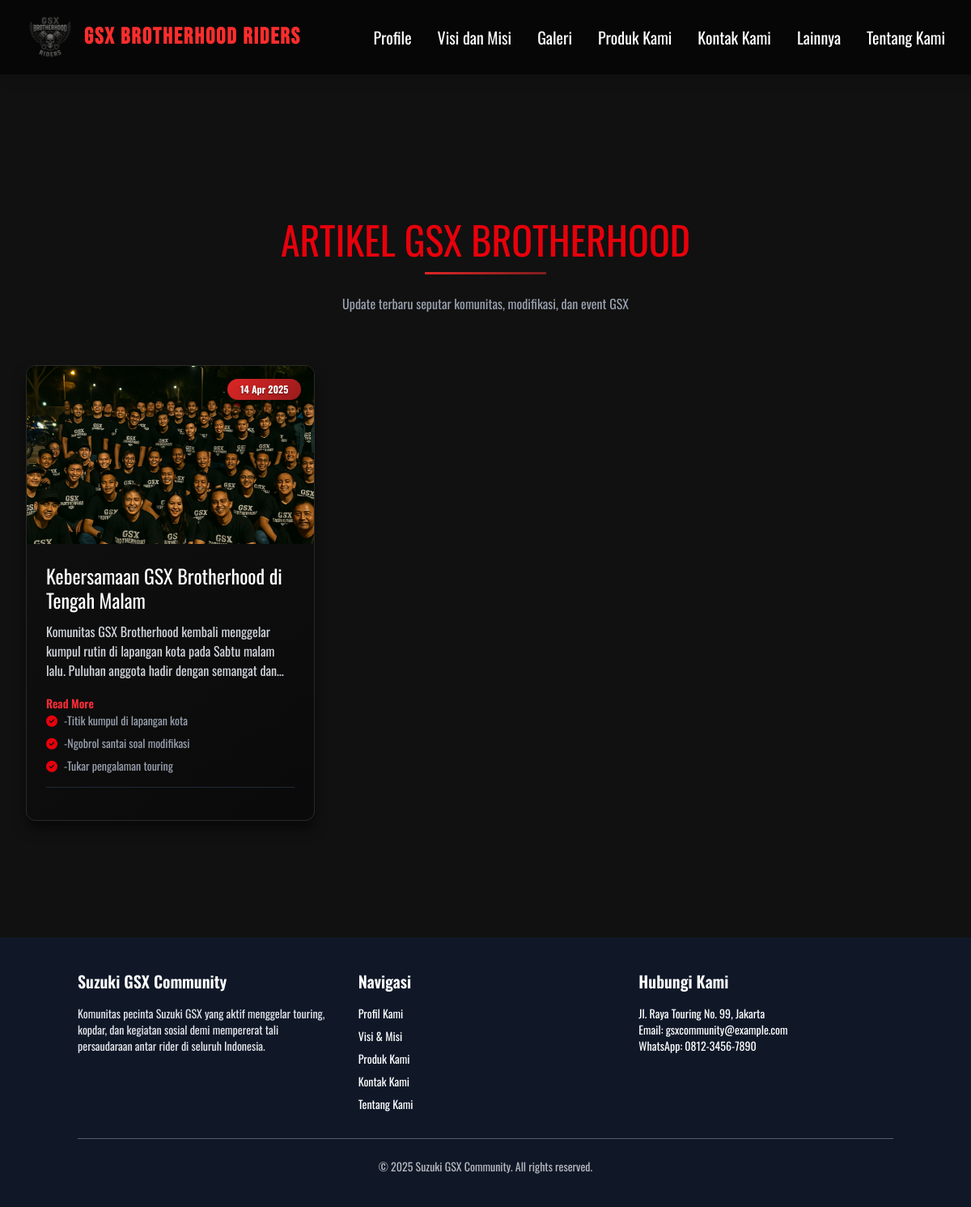
The page /src/artikel.php on the database its author committed.
### tables this page shows
CREATE TABLE `articles` (
  `id` int(11) NOT NULL,
  `title` varchar(255) NOT NULL,
  `date` date NOT NULL,
  `image` varchar(255) DEFAULT NULL,
  `content` text DEFAULT NULL,
  `list` text DEFAULT NULL,
  `quote` text DEFAULT NULL,
  `note` varchar(255) NOT NULL
);

### src/artikel.php (the view, shortened to what this page needs)
<?php
include '../koneksi.php';
$query = "SELECT * FROM articles ORDER BY date DESC LIMIT 3";
$result = $conn->query($query);
?>
<!DOCTYPE html>
<html lang="id">
<head>
  <link rel="stylesheet" href="../style/output.css" />
  <link rel="stylesheet" href="https://cdnjs.cloudflare.com/ajax/libs/font-awesome/6.4.0/css/all.min.css">
</head>
<body class="min-h-screen">
<?php include '../nav.php' ?>
<main class="py-20 px-4 sm:px-6 lg:px-8">
  <div class="max-w-6xl mx-auto">
    <div class="text-center mb-16 mt-48">
      <h2 class="text-5xl text-red-600 mb-4">ARTIKEL GSX BROTHERHOOD</h2>
      <div class="header-divider mx-auto mb-6"></div>
      <p class="text-gray-400 max-w-2xl mx-auto">Update terbaru seputar komunitas, modifikasi, dan event GSX</p>
    </div>
    <?php if ($result->num_rows > 0): ?>
      <div class="grid grid-cols-1 md:grid-cols-2 lg:grid-cols-3 gap-8">
        <?php while ($row = $result->fetch_assoc()): ?>
          <article class="article-card rounded-xl overflow-hidden">
            <?php if ($row['image']): ?>
              <div class="relative overflow-hidden">
                <img src="../uploads/<?= htmlspecialchars($row['image']) ?>"
                     alt="<?= htmlspecialchars($row['title']) ?>"
                     class="w-full article-image object-cover">
                <span class="date-badge absolute top-4 right-4"><?= date('d M Y', strtotime($row['date'])) ?></span>
              </div>
            <?php endif; ?>
            <div class="p-6">
              <h3 class="text-2xl text-white mb-3 leading-tight"><?= htmlspecialchars($row['title']) ?></h3>
              <div class="content-preview text-gray-300 mb-4">
  <?= nl2br(htmlspecialchars(mb_substr($row['content'], 0, 150))) ?>...
</div>
<button
  class="text-red-500 hover:underline text-sm font-semibold"
  onclick="openModal(`<?= htmlspecialchars(addslashes($row['title'])) ?>`, `<?= nl2br(htmlspecialchars(addslashes($row['content']))) ?>`)">
  Read More
</button>
              <?php if (!empty($row['list'])): ?>
                <ul class="space-y-2 mb-4 text-sm text-gray-400">
  <?php foreach (array_slice(explode("\n", $row['list']), 0, 3) as $item): ?>
    <li class="flex items-start">
      <i class="fas fa-check-circle text-red-600 mt-1 mr-2 flex-shrink-0"></i>
      <span><?= htmlspecialchars(trim($item)) ?></span>
    </li>
  <?php endforeach; ?>
</ul>
              <?php endif; ?>
              <div class="flex justify-between items-center pt-4 border-t border-gray-800">
              </div>
            </div>
          </article>
        <?php endwhile; ?>
      </div>
    <?php endif; ?>
  </div>
</main>
<?php include 'footer.php' ?>
</body>
</html>

### nav.php (shortened to what this page needs)
<nav id="navbar" class="fixed top-0 left-0 right-0 z-50 flex items-center justify-between bg-black/60 backdrop-blur-xl text-white px-8 py-4 shadow-lg transition-all duration-300">
<div class="flex items-center gap-3">
    <img src="../public/logo.png" alt="Logo GSX" class="h-15 w-auto">
    <div class="text-xl font-bold logo">GSX Brotherhood Riders</div>
  </div>
  <ul class="flex gap-8 relative text-xl">
    <li><a href="../index.php" class="hover:text-red-700 hover:border-b-2 hover:border-red-500 pb-1 transition-all duration-100 ease-in-out">Profile</a></li>
    <li><a href="../index.php" class="hover:text-red-700 hover:border-b-2 hover:border-red-500 pb-1 transition-all duration-100 ease-in-out">Visi dan Misi</a></li>
    <li><a href="../index.php" class="hover:text-red-700 hover:border-b-2 hover:border-red-500 pb-1 transition-all duration-100 ease-in-out">Galeri</a></li>
    <li><a href="../index.php" class="hover:text-red-700 hover:border-b-2 hover:border-red-500 pb-1 transition-all duration-100 ease-in-out">Produk Kami</a></li>
    <li><a href="../index.php" class="hover:text-red-700 hover:border-b-2 hover:border-red-500 pb-1 transition-all duration-100 ease-in-out">Kontak Kami</a></li>
    <li class="relative group">
      <a href="#" class="hover:text-red-700 hover:border-b-2 hover:border-red-500 pb-1 transition-all duration-100 ease-in-out">Lainnya</a>
    </li>
    <li><a href="../index.php" class="hover:text-red-700 hover:border-b-2 hover:border-red-500 pb-1 transition-all duration-100 ease-in-out">Tentang Kami</a></li>
  </ul>
</nav>

### src/footer.php
<footer class="bg-gray-900 text-white py-10 px-6 md:px-24">
  <div class="grid md:grid-cols-3 gap-8">
    <div>
      <h4 class="text-xl font-semibold mb-4">Suzuki GSX Community</h4>
      <p class="text-gray-200 text-sm">
        Komunitas pecinta Suzuki GSX yang aktif menggelar touring, kopdar, dan kegiatan sosial demi mempererat tali persaudaraan antar rider di seluruh Indonesia.
      </p>
    </div>
    <div>
      <h4 class="text-xl font-semibold mb-4">Navigasi</h4>
      <ul class="space-y-2 text-sm">
        <li><a href="#profile" class="hover:underline">Profil Kami</a></li>
        <li><a href="#visi" class="hover:underline">Visi & Misi</a></li>
        <li><a href="#produk" class="hover:underline">Produk Kami</a></li>
        <li><a href="#kontak" class="hover:underline">Kontak Kami</a></li>
        <li><a href="#tentang" class="hover:underline">Tentang Kami</a></li>
      </ul>
    </div>
    <div>
      <h4 class="text-xl font-semibold mb-4">Hubungi Kami</h4>
      <p class="text-sm">Jl. Raya Touring No. 99, Jakarta</p>
      <p class="text-sm">Email: gsxcommunity@example.com</p>
      <p class="text-sm">WhatsApp: 0812-3456-7890</p>
    </div>
  </div>
  <div class="border-t border-white/30 mt-8 pt-6 text-center text-sm text-white/70">
    © 2025 Suzuki GSX Community. All rights reserved.
  </div>
</footer>

### src/artikel.php (style rules this page uses)
html { scroll-behavior: smooth; background-color: #000; }
body { font-family: 'Oswald', sans-serif; background-color: #111; color: white; }
h1, .logo { font-family: 'Bebas Neue', sans-serif; font-size: 28px; letter-spacing: 2px; text-transform: uppercase; color: #ff2d2d; }
.header-divider { height: 3px; background: linear-gradient(90deg, #dc2626, #7f1d1d); width: 150px; }
.article-card { background: linear-gradient(145deg, #111111, #0a0a0a); border: 1px solid #2a2a2a; box-shadow: 0 10px 15px rgba(0, 0, 0, 0.5); transition: all 0.3s cubic-bezier(0.4, 0, 0.2, 1); }
.article-image { height: 220px; transition: transform 0.5s ease; }
.date-badge { background: linear-gradient(135deg, #dc2626, #991b1b); padding: 0.25rem 1rem; border-radius: 9999px; font-size: 0.75rem; font-weight: bold; text-shadow: 0 1px 2px rgba(0, 0, 0, 0.5); }
.content-preview { display: -webkit-box; -webkit-line-clamp: 3; -webkit-box-orient: vertical; overflow: hidden; }

### nav.php (style rules this page uses)
nav { backdrop-filter: blur(1px) saturate(150%); -webkit-backdrop-filter: blur(10px) saturate(150%); }

### rows shown on the page
articles: image (picture), date "14 Apr 2025", title "Kebersamaan GSX Brotherhood di Tengah Malam", content "Komunitas GSX Brotherhood kembali menggelar kumpul rutin di lapangan kota pada Sabtu malam lalu. Puluhan anggota hadir dengan semangat…", list "-Titik kumpul di lapangan kota", list "-Ngobrol santai soal modifikasi", list "-Tukar pengalaman touring"
